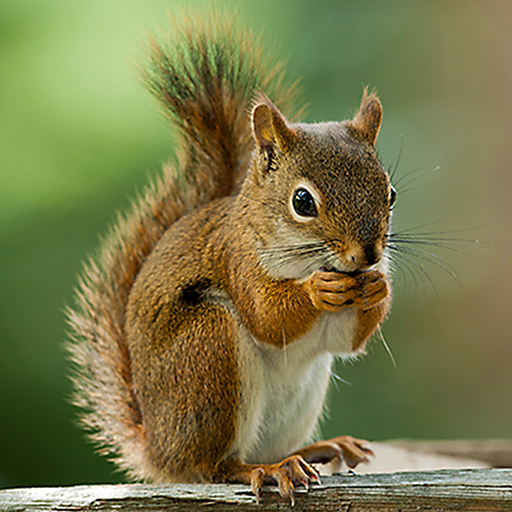
#> input picture image.png, 512 x 512 px
$ python '8_(boundary extraction using erosion).py'
#> lines starting #> are read from the running program, lines starting #| are printed output that depends on the picture; after the words box and inside, x2 and y2 are one past the last pixel; in counts of white or black regions, pixels touching at a corner belong together
import cv2
import numpy as np
import matplotlib.pyplot as plt

img=cv2.imread('image.png',0)
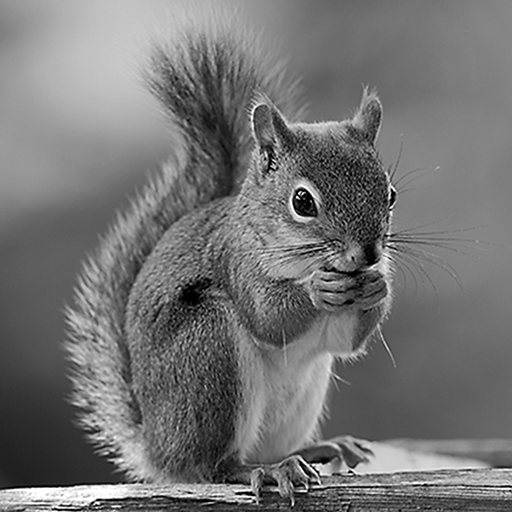
#> img: shape (512, 512); min 0, max 255, mean 115.9
h,w=img.shape
#> h = 512; w = 512

# Empty images
binary=np.zeros_like(img)
eroted=np.zeros_like(img)
boundary=np.zeros_like(img)

# 1. Manual Thresholding
for i in range(h):
    for j in range(w):
        if img[i,j]>=128:
            binary[i,j]=255
        else:
            binary[i,j]=0
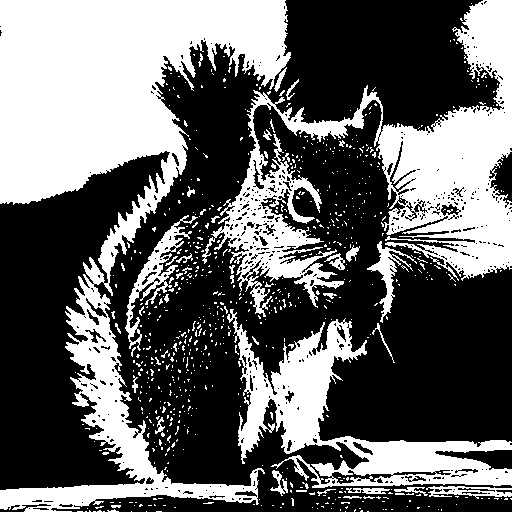
#> binary: shape (512, 512); 39.6% white; 744 white regions (700 under 20 px), largest, box (x1, y1, x2, y2) and area: (0, 0, 291, 512) 52179, (202, 0, 512, 317) 29057, (227, 309, 512, 488) 14592

# 2. Manual Erosion
for i in range(1,h-1):
    for j in range(1,w-1):
        errotion= True

        for x in range(-1,2):
            for y in range(-1,2):
                if binary[i+x,j+y]==0:
                    errotion=False

        if errotion:
            eroted[i,j]=255
        else:
            eroted[i,j]=0
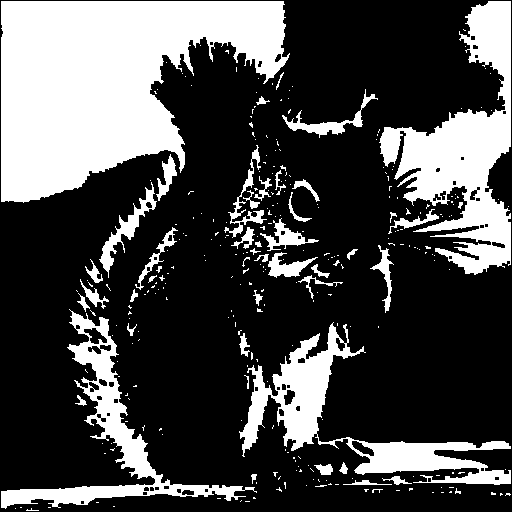
#> eroted: shape (512, 512); 29.1% white; 301 white regions (255 under 20 px), largest, box (x1, y1, x2, y2) and area: (1, 1, 290, 203) 36293, (379, 1, 511, 275) 14507, (239, 322, 511, 485) 9653

# 3. Manual Boundary
for i in range(h):
    for j in range(w):
        boundary[i,j]=binary[i,j]-eroted[i,j]
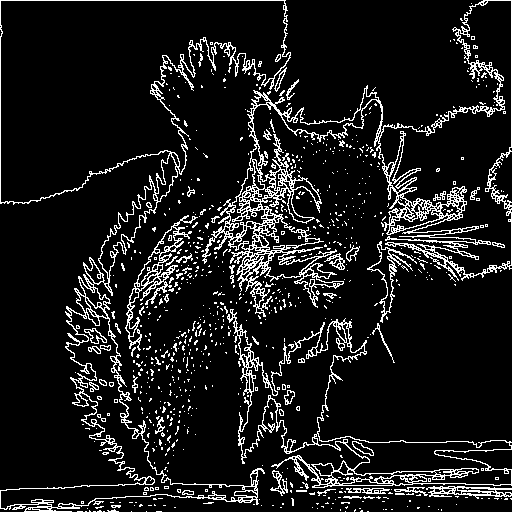
#> boundary: shape (512, 512); 10.5% white in thin lines or dots

# Display
image=[img,binary,eroted,boundary]
title=['original','Binary','Eroted','Boundary']
for k in range(4):
    plt.subplot(2,2,k+1)
    plt.imshow(image[k],cmap='gray')
    plt.title(title[k])
    plt.axis('off')

#plt.tight_layout()
plt.show()
